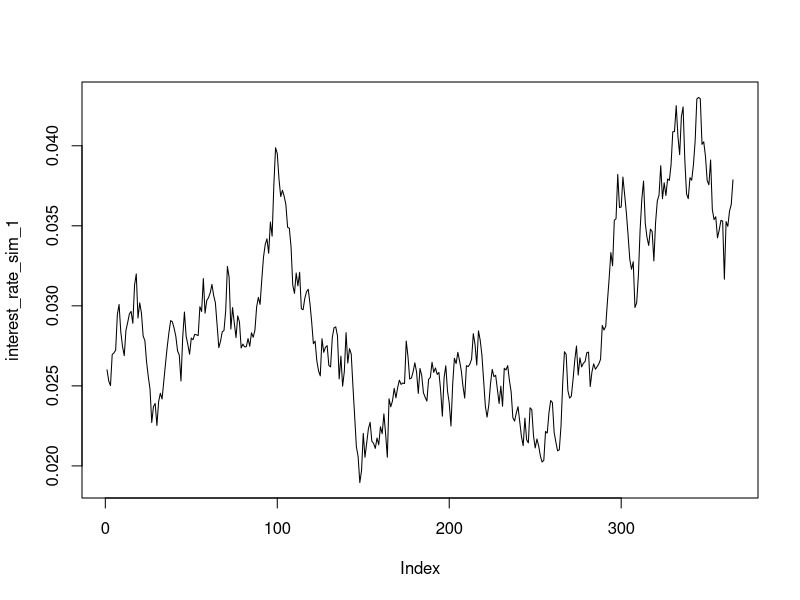
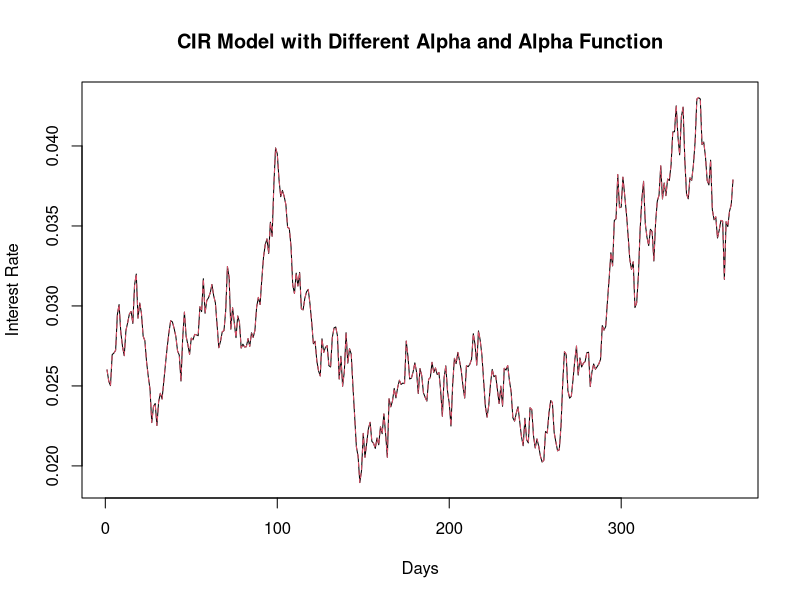
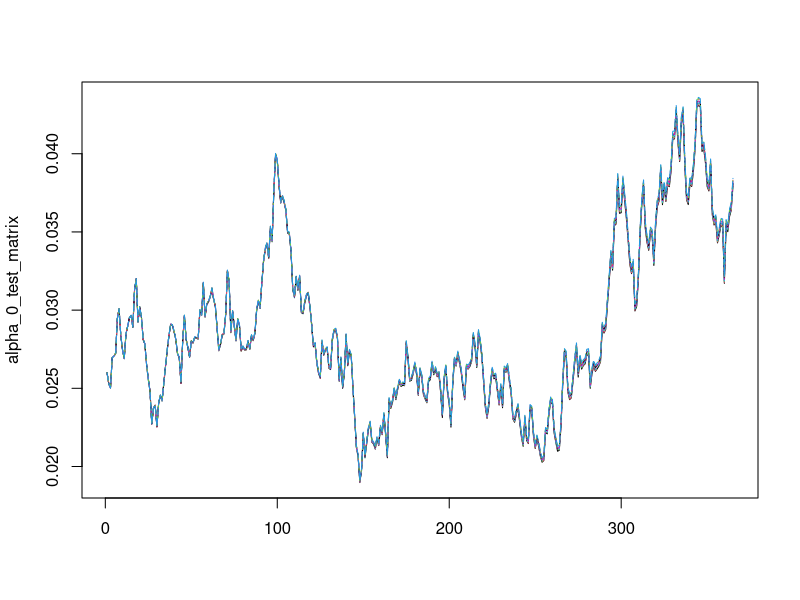
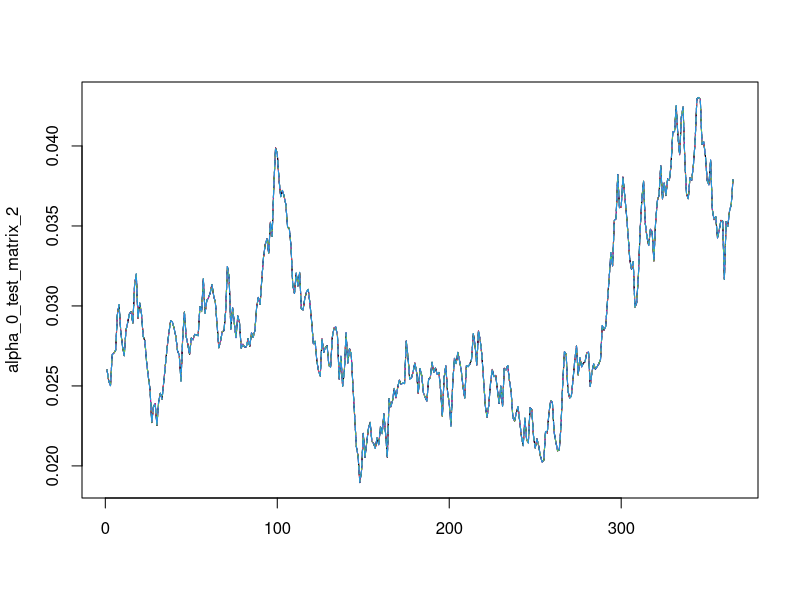
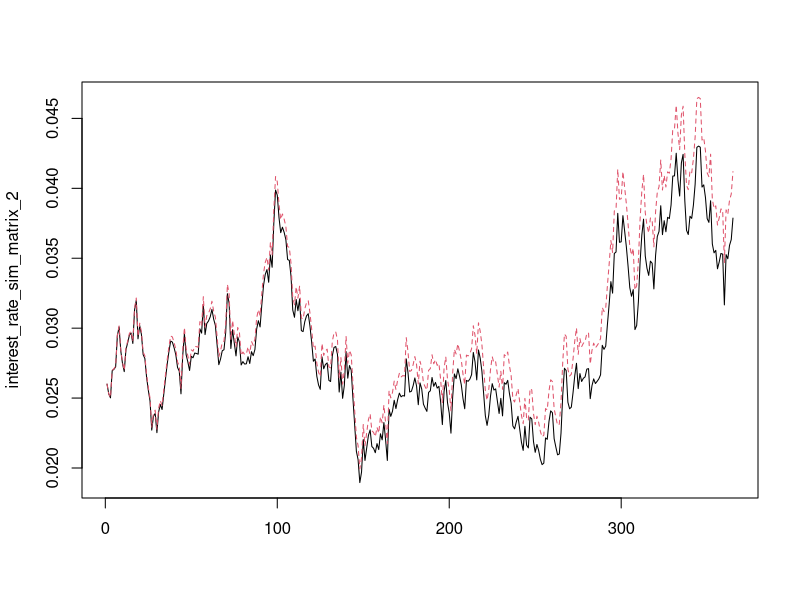
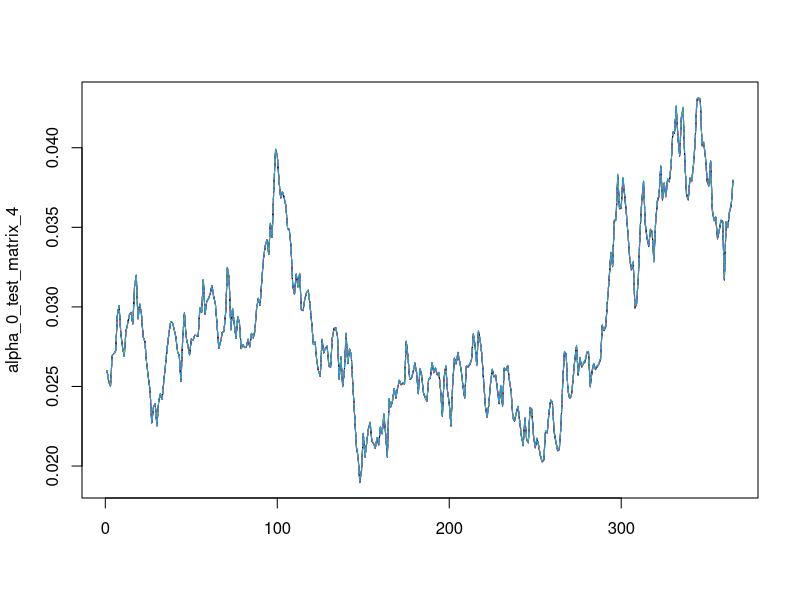
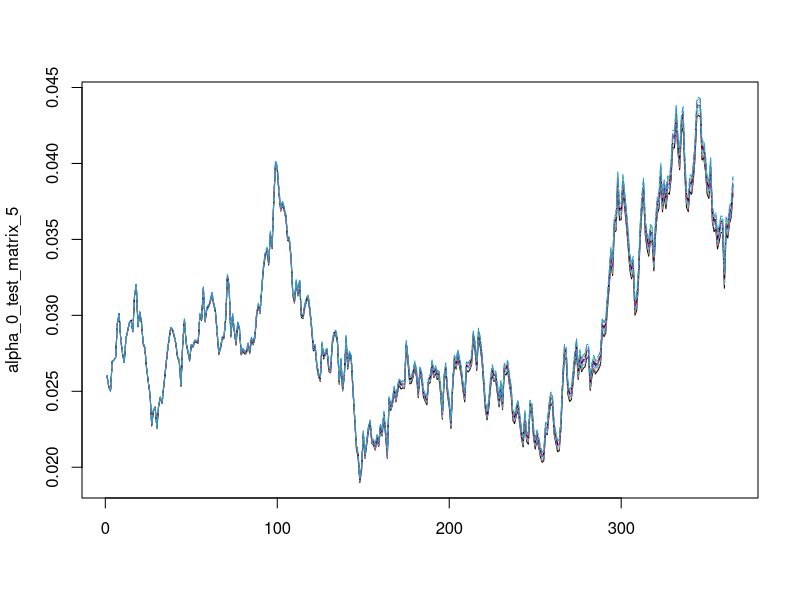
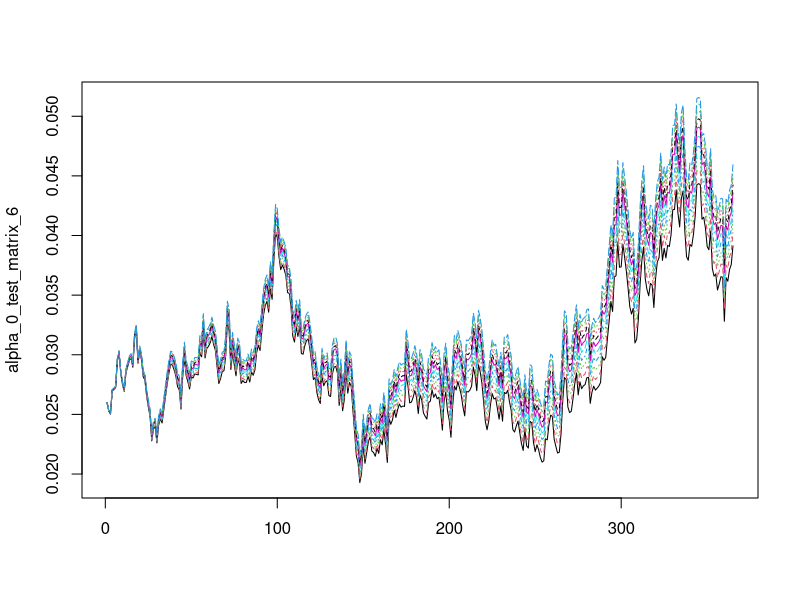

The R script that drew these images, in order:
#Now let's let alpha itself be a function. We want the interest rate to feel in increase of pull towards the mean the further it gets away

#Again we begin the same way as the first approach
#The CIR model is given as d(R(t)) = Alpha * (Beta - R(t)) * dt + Sigma * sqrt(R(t)) * dW(t)

#Setting Constants

alpha <- 0.1 #this is the speed of mean reversion
beta <- 0.05 #this is the long term interest rate
sigma <- 0.15
days <- 365
dt <- 1/days
initial_rate <- 0.026

set.seed(123)
random_variables <- rnorm(days)

interest_rate_sim_1 <- numeric()
interest_rate_sim_1[1] <- initial_rate

for (i in 1:(days-1)) {
  interest_rate_sim_1[i+1] <- max(interest_rate_sim_1[i] + (alpha * (beta - interest_rate_sim_1[i]) * dt + sigma * sqrt(interest_rate_sim_1[i]) * sqrt(dt) * random_variables[i]), 0)
}

plot(interest_rate_sim_1, type = 'l')

#Now we want to change alpha to be a function which increases in value the further away from the mean the interest rate gets

alpha_function <- function(alpha, interest_rate) {
  alpha_t <- alpha + (beta - interest_rate)^2
  return(alpha_t)
}

#Rerun simulation with new alpha function

interest_rate_sim_2 <- numeric()
interest_rate_sim_2[1] <- initial_rate

for (i in 1:(days-1)) {
  interest_rate_sim_2[i+1] <- max(interest_rate_sim_2[i] + (alpha_function(alpha, interest_rate_sim_2[i]) * (beta - interest_rate_sim_2[i]) * dt + sigma * sqrt(interest_rate_sim_2[i]) * sqrt(dt) * random_variables[i]), 0)
}

interest_rate_sim_matrix <- cbind(interest_rate_sim_1, interest_rate_sim_2)

matplot(1:days, interest_rate_sim_matrix, type = 'l', xlab = "Days", ylab = "Interest Rate", main = "CIR Model with Different Alpha and Alpha Function")

#This new function doesn't seem to be functionally all that different than the original value for alpha
#We can confirm that it is actually returning different values than the original alpha value
print(head(interest_rate_sim_matrix))
#These two interest rate values are using the same random innovations but are returning slightly different values. We can see that the alpha function is doing something to our interest rate, but it's not all that different

#Now let's try to improve the results by changing the alpha function to have more of an impact on our results

alpha_function_2 <- function(alpha, alpha_0, interest_rate) {
  alpha_t <- alpha + alpha_0 * (beta - interest_rate)
  return(alpha_t)
}

alpha_function_3 <- function(alpha, alpha_0, interest_rate) {
  alpha_t <- alpha + alpha_0 * (beta - interest_rate)^2
  return(alpha_t)
}

#Now we have two more alpha functions which we can test. What I've done is add in another alpha term to the alpha function. We can think of this as the speed of mean reversion of the mean reversion itself. In one case I've left the mean reverting term squared and in the other case I've taken it off. Let's test the alpha function the same way we tested different alphas in the first example. 

alpha_0_seq <- seq(0.1, 1, by = 0.1)

alpha_0_test_matrix <- matrix(NA, nrow = days, ncol = length(alpha_0_seq))

for (j in 1:length(alpha_0_seq)) {
  alpha_0_test_matrix[1, j] <- initial_rate
  for (i in 1:(days-1)) {
    alpha_0_test_matrix[i+1, j] <- max(alpha_0_test_matrix[i, j] + (alpha_function_2(alpha, alpha_0_seq[j], alpha_0_test_matrix[i, j]) * (beta - alpha_0_test_matrix[i, j]) * dt + sigma * sqrt(alpha_0_test_matrix[i, j]) * sqrt(dt) * random_variables[i]), 0)
  }
}

matplot(alpha_0_test_matrix, type = 'l')

#That didn't really seem to have any significant effect either, let's rerun the results with the 3rd alpha function

alpha_0_test_matrix_2 <- matrix(NA, nrow = days, ncol = length(alpha_0_seq))

for (j in 1:length(alpha_0_seq)) {
  alpha_0_test_matrix_2[1, j] <- initial_rate
  for (i in 1:(days-1)) {
    alpha_0_test_matrix_2[i+1, j] <- max(alpha_0_test_matrix_2[i, j] + (alpha_function_3(alpha, alpha_0_seq[j], alpha_0_test_matrix_2[i, j]) * (beta - alpha_0_test_matrix_2[i, j]) * dt + sigma * sqrt(alpha_0_test_matrix_2[i, j]) * sqrt(dt) * random_variables[i]), 0)
  }
}

matplot(alpha_0_test_matrix_2, type = 'l')

#The third alpha function also didn't really have any effect. Why might this be happening? The differences in the interest rates are quite small so squaring them is actually making them smaller. This isn't really having the desired effect on the interest rate reversion that we want. Let's create a new function which takes the square root of the difference. We expect interest ratest to generally be between 0 and 1 by design. Taking the square root then should always return a higher value.

alpha_function_4 <- function(alpha, interest_rate) {
  alpha_t <- alpha + sqrt(beta - interest_rate)
  return(alpha_t)
}

#Test the alpha 4 function
interest_rate_sim_3 <- numeric()
interest_rate_sim_3[1] <- initial_rate

for (i in 1:(days-1)) {
  interest_rate_sim_3[i+1] <- max(interest_rate_sim_3[i] + (alpha_function_4(alpha, interest_rate_sim_3[i]) * (beta - interest_rate_sim_3[i]) * dt + sigma * sqrt(interest_rate_sim_3[i]) * sqrt(dt) * random_variables[i]), 0)
}

interest_rate_sim_matrix_2 <- cbind(interest_rate_sim_1, interest_rate_sim_3)

matplot(interest_rate_sim_matrix_2, type = 'l')

#This was the first test that has shown some noticeably different results compared to just running the results with a constant alpha. We run into a problem with this though. We are trying to accomplish a sort of 'pull' or gravity of the beta level which grows as the rate gets further from the mean. This is opposite of what we are doing with taking the square root. It feels the pull stronger as it returns to the mean. We observe this behavior happening within our graph which creates those larger spikes as we get closer to our beta value. 
#What if we try to increase the value of the alpha_0 sequence to drastically 

alpha_0_seq_2 <- seq(1, 10, by = 1)
alpha_0_test_matrix_4 <- matrix(NA, nrow = days, ncol = length(alpha_0_seq_2))

for (j in 1:length(alpha_0_seq)) {
  alpha_0_test_matrix_4[1, j] <- initial_rate
  for (i in 1:(days-1)) {
    alpha_0_test_matrix_4[i+1, j] <- max(alpha_0_test_matrix_4[i, j] + (alpha_function_3(alpha, alpha_0_seq_2[j], alpha_0_test_matrix_4[i, j]) * (beta - alpha_0_test_matrix_4[i, j]) * dt + sigma * sqrt(alpha_0_test_matrix_4[i, j]) * sqrt(dt) * random_variables[i]), 0)
  }
}

matplot(alpha_0_test_matrix_4, type = 'l')

#Still no significant impact. Let's increase the alpha 0 values again

alpha_0_seq_3 <- seq(10, 100, by = 10)
alpha_0_test_matrix_5 <- matrix(NA, nrow = days, ncol = length(alpha_0_seq_3))

for (j in 1:length(alpha_0_seq_3)) {
  alpha_0_test_matrix_5[1, j] <- initial_rate
  for (i in 1:(days-1)) {
    alpha_0_test_matrix_5[i+1, j] <- max(alpha_0_test_matrix_5[i, j] + (alpha_function_3(alpha, alpha_0_seq_3[j], alpha_0_test_matrix_5[i, j]) * (beta - alpha_0_test_matrix_5[i, j]) * dt + sigma * sqrt(alpha_0_test_matrix_5[i, j]) * sqrt(dt) * random_variables[i]), 0)
  }
}

matplot(alpha_0_test_matrix_5, type = 'l')

#Finally we are able to see some visual impact of of changing our alpha 0 values it doesn't really seem to have a huge impact when in comparison to changing our alpha values all together.Let's do one final test with really high alpha values and move on

alpha_0_seq_4 <- seq(100, 1000, by = 100)
alpha_0_test_matrix_6 <- matrix(NA, nrow = days, ncol = length(alpha_0_seq_4))

for (j in 1:length(alpha_0_seq_4)) {
  alpha_0_test_matrix_6[1, j] <- initial_rate
  for (i in 1:(days-1)) {
    alpha_0_test_matrix_6[i+1, j] <- max(alpha_0_test_matrix_6[i, j] + (alpha_function_3(alpha, alpha_0_seq_4[j], alpha_0_test_matrix_6[i, j]) * (beta - alpha_0_test_matrix_6[i, j]) * dt + sigma * sqrt(alpha_0_test_matrix_6[i, j]) * sqrt(dt) * random_variables[i]), 0)
  }
}

matplot(alpha_0_test_matrix_6, type = 'l')

#With the extreme alpha_0 values we are finally able to see real visual differentiation between the paths taken. 

#As a final exercise let's plot a long path of the high alpha value vs the normal alpha level with a high alpha_0 value


high_alpha_0 <- 1000
days_2 <- 1000
set.seed(17)
random_variables_2 <- rnorm(days_2)

interest_rate_sim_high_alpha <- numeric()
interest_rate_sim_high_alpha[1] <- initial_rate

for (i in 1:(days_2-1)) {
  interest_rate_sim_high_alpha[i+1] <- max(interest_rate_sim_high_alpha[i] + (alpha * (beta - interest_rate_sim_high_alpha[i]) * dt + sigma * sqrt(interest_rate_sim_high_alpha[i]) * sqrt(dt) * random_variables_2[i]), 0)
}

interest_rate_sim_high_alpha_0 <- numeric()
interest_rate_sim_high_alpha_0[1] <- initial_rate

for (i in 1:(days_2-1)) {
  interest_rate_sim_high_alpha_0[i+1] <- max(interest_rate_sim_high_alpha_0[i] + (alpha_function_3(alpha, high_alpha_0, interest_rate_sim_high_alpha_0[i]) * (beta - interest_rate_sim_high_alpha_0[i]) * dt + sigma * sqrt(interest_rate_sim_high_alpha_0[i]) * sqrt(dt) * random_variables_2[i]), 0)
}

final_simulation <- cbind(interest_rate_sim_high_alpha, interest_rate_sim_high_alpha_0)

matplot(final_simulation, type = 'l')










